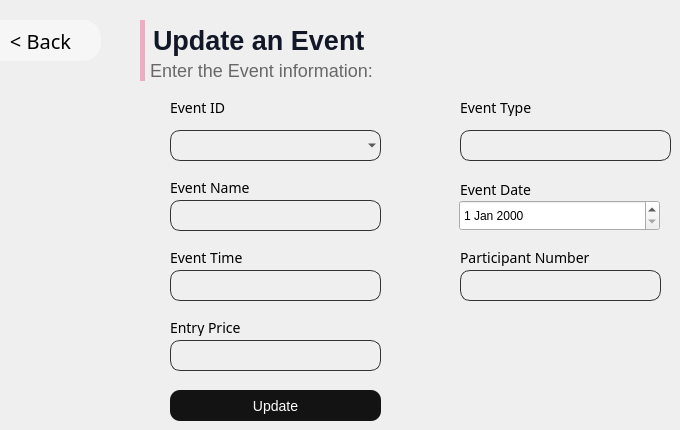
      <widget class="QWidget" name="page_28">
       <widget class="QLabel" name="label_159">
        <property name="geometry">
         <rect>
          <x>170</x>
          <y>180</y>
          <width>91</width>
          <height>16</height>
         </rect>
        </property>
        <property name="styleSheet">
         <string notr="true">font-family:Poppins;
font-weight:400;
font-size:14px;</string>
        </property>
        <property name="text">
         <string>Event Name</string>
        </property>
       </widget>
       <widget class="QLineEdit" name="event_type_edit">
        <property name="geometry">
         <rect>
          <x>460</x>
          <y>130</y>
          <width>211</width>
          <height>31</height>
         </rect>
        </property>
        <property name="styleSheet">
         <string notr="true">background-color: white; border-radius: 10px; 
background:rgba(0,0,0,0);
border: 1px solid rgb(50,50,50);
padding-left:5px;
</string>
        </property>
       </widget>
       <widget class="QLabel" name="label_160">
        <property name="geometry">
         <rect>
          <x>460</x>
          <y>100</y>
          <width>81</width>
          <height>16</height>
         </rect>
        </property>
        <property name="styleSheet">
         <string notr="true">font-family:Poppins;
font-weight:400;
font-size:14px;</string>
        </property>
        <property name="text">
         <string>Event Type</string>
        </property>
       </widget>
       <widget class="QComboBox" name="comboBox_edit_event">
        <property name="geometry">
         <rect>
          <x>170</x>
          <y>130</y>
          <width>211</width>
          <height>31</height>
         </rect>
        </property>
        <property name="styleSheet">
         <string notr="true">background-color: white; border-radius: 10px; 
background:rgba(0,0,0,0);
border: 1px solid rgb(50,50,50);
padding-left:5px;</string>
        </property>
       </widget>
       <widget class="QLabel" name="label_161">
        <property name="geometry">
         <rect>
          <x>140</x>
          <y>60</y>
          <width>411</width>
          <height>21</height>
         </rect>
        </property>
        <property name="styleSheet">
         <string notr="true">font-family: 'Poppins';
font-style: normal;
background:rgba(0,0,0,0);
font-weight: 275;
font-size: 18px;
color: rgb(104,104,104);
border-left: 5px solid rgb(237,172,195);
padding-left: 1px;

</string>
        </property>
        <property name="text">
         <string>Enter the Event information:</string>
        </property>
       </widget>
       <widget class="QLineEdit" name="event_time_edit">
        <property name="geometry">
         <rect>
          <x>170</x>
          <y>270</y>
          <width>211</width>
          <height>31</height>
         </rect>
        </property>
        <property name="styleSheet">
         <string notr="true">background-color: white; border-radius: 10px; 
background:rgba(0,0,0,0);
border: 1px solid rgb(50,50,50);
padding-left:5px;</string>
        </property>
       </widget>
       <widget class="QPushButton" name="pushButton_51">
        <property name="geometry">
         <rect>
          <x>170</x>
          <y>390</y>
          <width>211</width>
          <height>31</height>
         </rect>
        </property>
        <property name="styleSheet">
         <string notr="true">QPushButton{
border-radius: 10px; 
font-family: 'Poppins';
font-style: normal;
font-weight: 400;
font-size: 14px;
background:rgb(19,19,19);
color:white;
}
QPushButton:hover{
background:rgb(129, 129, 129);
}

</string>
        </property>
        <property name="text">
         <string>Update</string>
        </property>
       </widget>
       <widget class="QLabel" name="label_162">
        <property name="geometry">
         <rect>
          <x>460</x>
          <y>250</y>
          <width>141</width>
          <height>16</height>
         </rect>
        </property>
        <property name="styleSheet">
         <string notr="true">font-family:Poppins;
font-weight:400;
font-size:14px;</string>
        </property>
        <property name="text">
         <string>Participant Number</string>
        </property>
       </widget>
       <widget class="QLabel" name="label_163">
        <property name="geometry">
         <rect>
          <x>170</x>
          <y>320</y>
          <width>151</width>
          <height>16</height>
         </rect>
        </property>
        <property name="styleSheet">
         <string notr="true">font-family:Poppins;
font-weight:400;
font-size:14px;</string>
        </property>
        <property name="text">
         <string>Entry Price</string>
        </property>
       </widget>
       <widget class="QLineEdit" name="participant_number_2">
        <property name="geometry">
         <rect>
          <x>170</x>
          <y>340</y>
          <width>211</width>
          <height>31</height>
         </rect>
        </property>
        <property name="styleSheet">
         <string notr="true">background-color: white; border-radius: 10px; 
background:rgba(0,0,0,0);
border: 1px solid rgb(50,50,50);
padding-left:5px;</string>
        </property>
       </widget>
       <widget class="QLabel" name="label_164">
        <property name="geometry">
         <rect>
          <x>170</x>
          <y>250</y>
          <width>91</width>
          <height>16</height>
         </rect>
        </property>
        <property name="styleSheet">
         <string notr="true">font-family:Poppins;
font-weight:400;
font-size:14px;</string>
        </property>
        <property name="text">
         <string>Event Time</string>
        </property>
       </widget>
       <widget class="QLabel" name="label_165">
        <property name="geometry">
         <rect>
          <x>460</x>
          <y>180</y>
          <width>101</width>
          <height>20</height>
         </rect>
        </property>
        <property name="styleSheet">
         <string notr="true">font-family:Poppins;
font-weight:400;
font-size:14px;</string>
        </property>
        <property name="text">
         <string>Event Date</string>
        </property>
       </widget>
       <widget class="QLineEdit" name="event_name_edit">
        <property name="geometry">
         <rect>
          <x>170</x>
          <y>200</y>
          <width>211</width>
          <height>31</height>
         </rect>
        </property>
        <property name="styleSheet">
         <string notr="true">background-color: white; border-radius: 10px; 
background:rgba(0,0,0,0);
border: 1px solid rgb(50,50,50);
padding-left:5px;</string>
        </property>
       </widget>
       <widget class="QLineEdit" name="entry_price_2">
        <property name="geometry">
         <rect>
          <x>460</x>
          <y>270</y>
          <width>201</width>
          <height>31</height>
         </rect>
        </property>
        <property name="styleSheet">
         <string notr="true">background-color: white; border-radius: 10px; 
background:rgba(0,0,0,0);
border: 1px solid rgb(50,50,50);
padding-left:5px;</string>
        </property>
       </widget>
       <widget class="QDateEdit" name="dateEdit_event_2">
        <property name="geometry">
         <rect>
          <x>459</x>
          <y>200</y>
          <width>201</width>
          <height>31</height>
         </rect>
        </property>
       </widget>
       <widget class="QPushButton" name="back21_btn_8">
        <property name="geometry">
         <rect>
          <x>-20</x>
          <y>20</y>
          <width>121</width>
          <height>41</height>
         </rect>
        </property>
        <property name="font">
         <font>
          <family>Poppins</family>
          <pointsize>15</pointsize>
          <weight>34</weight>
          <italic>false</italic>
          <bold>false</bold>
         </font>
        </property>
        <property name="cursor">
         <cursorShape>PointingHandCursor</cursorShape>
        </property>
        <property name="styleSheet">
         <string notr="true">QPushButton{
background-color:rgb(246, 246, 246);
border:0;
color:black;
	font: 75 15pt &quot;Poppins&quot;;
font-weight:275;
border-radius:18px;
}
QPushButton:hover{
background:rgb(19, 19, 19);
color:white;
}</string>
        </property>
        <property name="text">
         <string>&lt; Back</string>
        </property>
       </widget>
       <widget class="QLabel" name="label_166">
        <property name="geometry">
         <rect>
          <x>140</x>
          <y>20</y>
          <width>371</width>
          <height>41</height>
         </rect>
        </property>
        <property name="styleSheet">
         <string notr="true">font-family: 'Poppins';
font-style: normal;
background:rgba(0,0,0,0);
font-weight: 600;
font-size: 27px;
color: rgb(18,23,40);
border-left: 5px solid rgb(237,172,195);
padding-left: 1px;

</string>
        </property>
        <property name="text">
         <string>Update an Event</string>
        </property>
       </widget>
       <widget class="QLabel" name="label_186">
        <property name="geometry">
         <rect>
          <x>170</x>
          <y>100</y>
          <width>91</width>
          <height>16</height>
         </rect>
        </property>
        <property name="styleSheet">
         <string notr="true">font-family:Poppins;
font-weight:400;
font-size:14px;</string>
        </property>
        <property name="text">
         <string>Event ID</string>
        </property>
       </widget>
      </widget>
